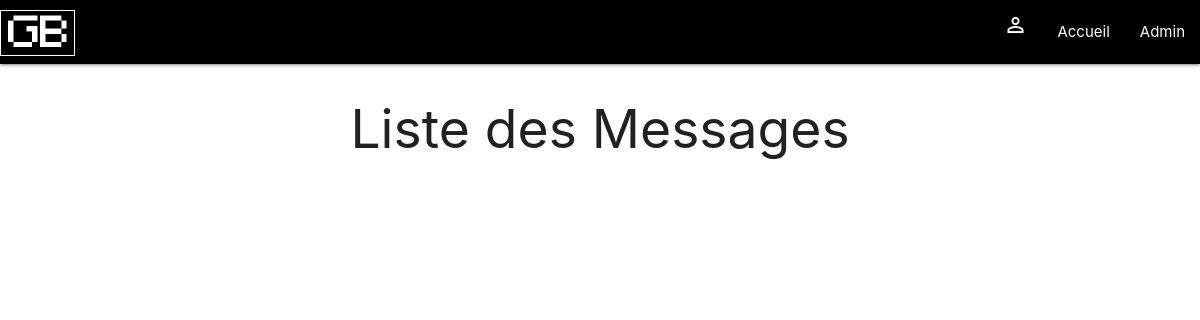
The app's page /message.php, older data.
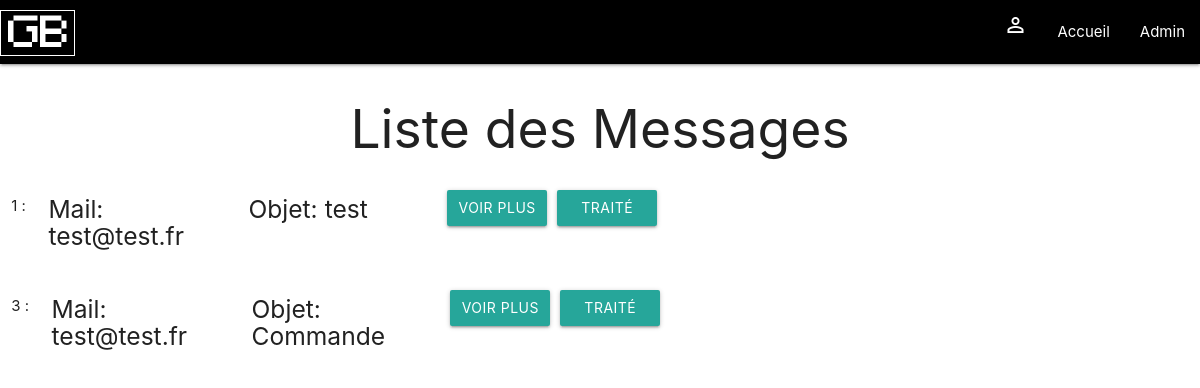
The same page, newer data.
### tables this page shows
CREATE TABLE IF NOT EXISTS `contact` (
  `id` int(11) NOT NULL AUTO_INCREMENT,
  `name` varchar(30) NOT NULL,
  `email` varchar(50) NOT NULL,
  `object` varchar(50) NOT NULL,
  `text` text NOT NULL,
  PRIMARY KEY (`id`)
);

### message.php (the view, shortened to what this page needs)
<?php require_once 'helpers/head.php'; ?>
<body>
  <?php
    require_once 'content/navbar.php';
    $sql = "SELECT * FROM contact";
    $pre = $pdo->prepare($sql);
    $pre->execute();
    $data = $pre->fetchAll(PDO::FETCH_ASSOC);
    ?>
    <h2>Liste des Messages</h2>
    <?php
    foreach ($data as $message):
      ?>
      <div class="row">
        <form class="" action="detailMessage.php" method="post">
          <p class="col"><?php echo $message['id']; ?> :</p>
          <h5 class="col l2">Mail: <?php echo $message['email']; ?></h5>
          <h5 class="col l2">Objet: <?php echo $message['object']; ?></h5>
          <button class="btn waves-effect waves-light col l1 align" type="submit" name="action">voir plus
          </button>
          <button class="btn waves-effect waves-light col l1 align" type="submit" name="action">Traité
          </button>
        </form>
      </div>
      <?php endforeach; ?>
</body>

Row changes from the older to the newer data that the page shows:
added contact: id "1", email "test@test.fr", object "test"
added contact: id "3", email "test@test.fr", object "Commande"
